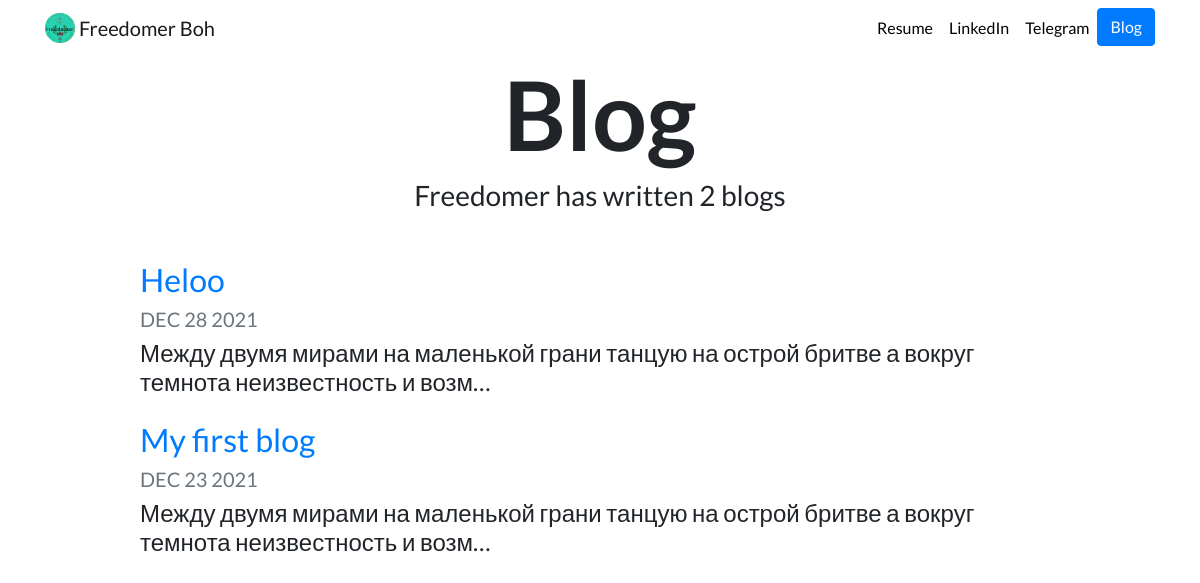
Screenshot of /blog/ with the database file from the repository.
### blog/models.py (models this page shows, shortened)
class Blog(models.Model):
    title = models.CharField(max_length=200)
    description = models.TextField()
    date = models.DateField()

### blog/views.py (the view)
# urls.py: path('', views.all_blogs, name='all_blogs'),
def all_blogs(request):
    blogs = Blog.objects.order_by('-date')
    return render(request, 'blog/all_blogs.html', {'blogs':blogs})

### blog/templates/blog/all_blogs.html
{% extends "portfolio/base.html" %}
{% load static %}
{% block content %}
<h1 id="blogtitle" class="font-weight-bold text-center">Blog</h1>
<h3 class="text-center mb-5">Freedomer has written {{ blogs.count }} blog{{ blogs.count|pluralize }}</h3>
{% for blog in blogs %}
<div class="row justify-content-center my-3">
  <div class="col-md-10">
    <a href="{% url 'blog:detail' blog.id %}">
      <h2>{{ blog.title }}</h2>
    </a>
    <h5 class="text-muted">{{ blog.date|date:'M d Y'|upper }}</h5>
    <h4>{{ blog.description|striptags|truncatechars:100 }}</h4>
  </div>
</div>
{% endfor %}
{% endblock %}

### portfolio/static/portfolio/custom.css (style rules this page uses)
body { font-family: 'Lato', sans-serif; }
#blogtitle { font-size: 6rem; }

### rows the page displays
Blog: title "Heloo", date "DEC 28 2021", description "Между двумя мирами на маленькой грани танцую на острой бритве а вокруг темнота неизвестность и возм…"
Blog: title "My first blog", date "DEC 23 2021", description "Между двумя мирами на маленькой грани танцую на острой бритве а вокруг темнота неизвестность и возм…"

### other values shown
{{ blogs.count }} "2"
